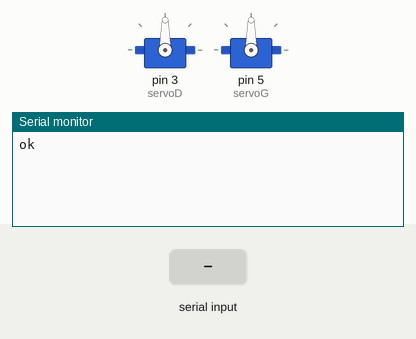
Simulated run of this sketch. Board: Arduino Uno, built with avr-gcc and run on an emulated ATmega328P. Parts: 2 × servo, the last lines printed to the serial monitor. Inputs (shaded band) come from the test bench.

Above: at 1.2 s.
1.3 s: "90,45\n" received over Serial
At 2.3 s:
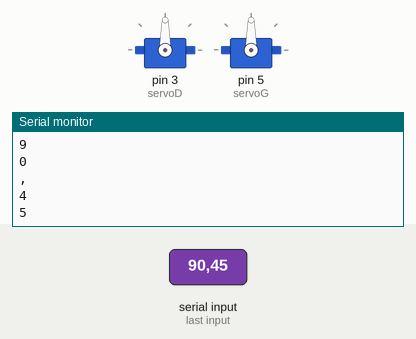
2.8 s: "X90\n" received over Serial
At 3.1 s:
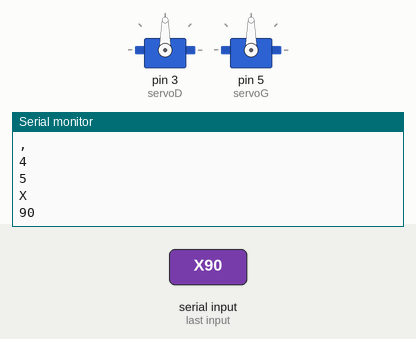
4.3 s: "Y90\n" received over Serial
At 5.5 s:
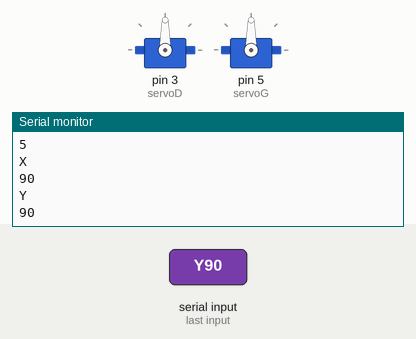
Timing chart, 0 to 7.3 s (numbered marks = the images above; inputs shaded):
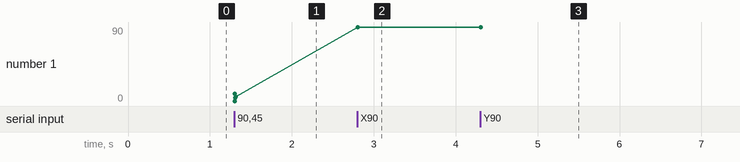

The sketch:

Servo_Moteur3.ino
```cpp
#include <Servo.h>//non fonctionnel
Servo servoD;
Servo servoG;
int val;
char Data;
int X;
int Y;
int vd;
float vg;


void setup() {
  Serial.begin(9600);
  Serial.println("ok");
  servoD.attach(3);
  servoG.attach(5);
  servoD.write(90);// paralleles avec l'aile
  servoG.write(90);


}

void loop() {
  if (Serial.available()) {
     Data=Serial.read();
     Serial.println(Data);
    if (Data=='X'){
        X=Serial.parseInt();
        Serial.println(X);
      }
    if (Data=='Y'){
        Y=Serial.parseInt();
        Serial.println(Y);
      }
  }

  if ((X<255) and (Y==255)){//tourne a gauche
                vg=20.0+(X/255.0)*70.0;//servo moteur posés dans 2 sens différents donc pas besoin de plus de code
                servoD.write(vg);
                servoG.write(vg);
             }
  if ((X>255) and (Y==255)){//tourne a droite
                vg=160-X/511.0*70;
                servoD.write(vg);
                servoG.write(vg);
             }
  if ((X==255) and (Y<255)){//plonge
                vd=160.0-Y/511.0*70;
                vg=20.0+Y/511.0*70;
                servoD.write(vd);
                servoG.write(vg);
             }
   if ((X==255) and (Y>255)){//monte
                vg=160.0-Y/511.0*70;
                vd=20.0+Y/511.0*70;
                servoD.write(vd);
                servoG.write(vg);
             }
   if ((X==255) and (Y==255)){//vol en ligne droite

                servoD.write(90);
                servoG.write(90);
             }
}
```

Measured:
- after the input at 1.3 s, the serial monitor: prints a new line at once (image 1)
- after the input at 2.8 s, the serial monitor: prints a new line at once (image 2)
- after the input at 4.3 s, the serial monitor: prints a new line at once (image 3)
- plotted number 1: 5 → 90 after the input at 2.8 s
